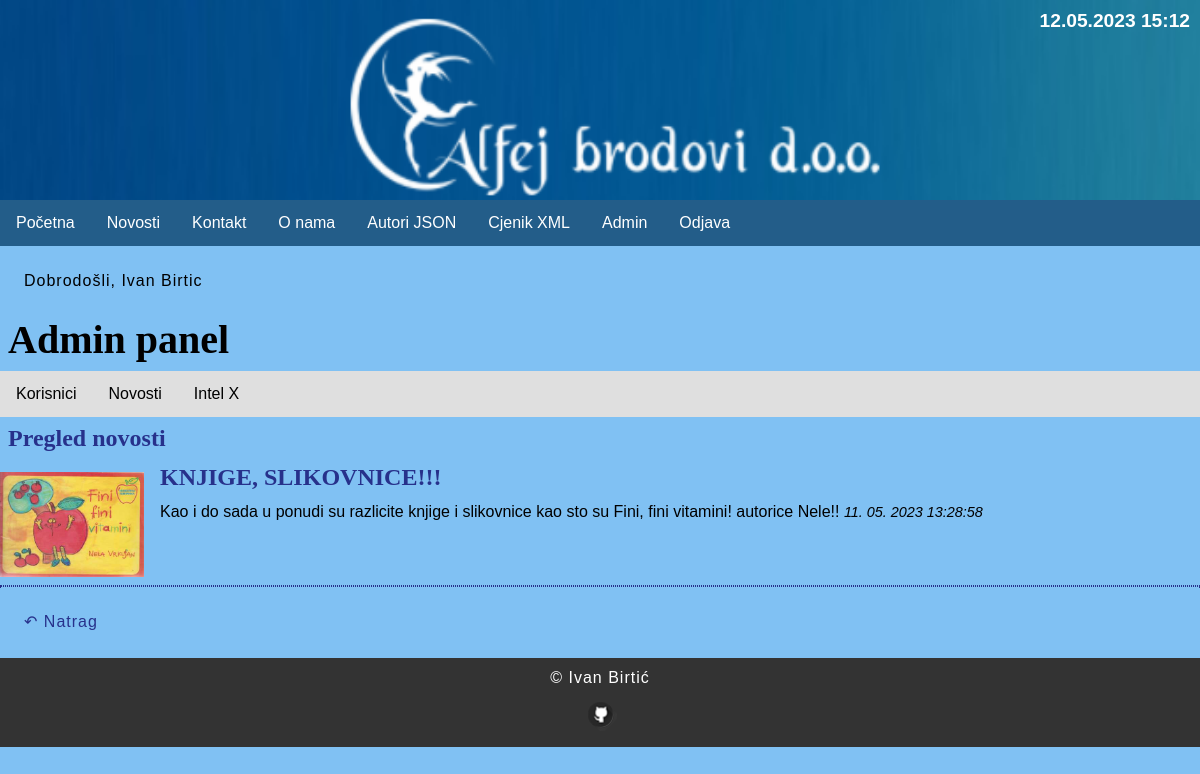
Screenshot of /index.php?menu=7&action=2&id=3 (signed in) with the database file from the repository.
### tables this page shows
CREATE TABLE `news` (
  `id` int(11) NOT NULL,
  `title` varchar(255) NOT NULL,
  `description` text NOT NULL,
  `date` timestamp NOT NULL DEFAULT current_timestamp() ON UPDATE current_timestamp(),
  `picture` varchar(255) NOT NULL,
  `archive` enum('Y','N') NOT NULL
);

### functions.php (called while the page is built)
<?php
	function pickerDateToMysql($pickerDate){
		$date = DateTime::createFromFormat('Y-m-d H:i:s', $pickerDate);
		return $date->format('d. m. Y H:i:s');
	}
?>

### admin/news.php (the view, shortened to what this page needs)
<?php
	if (isset($_GET['id']) && $_GET['id'] != '') {
		$query  = "SELECT * FROM news";
		$query .= " WHERE id=".$_GET['id'];
		$query .= " ORDER BY date DESC";
		$result = @mysqli_query($MySQL, $query);
		$row = @mysqli_fetch_array($result);
		print '
		<h2>Pregled novosti</h2>
		<div class="news">
			<img src="news/' . $row['picture'] . '" alt="' . $row['title'] . '" title="' . $row['title'] . '">
			<h2>' . $row['title'] . '</h2>
			' . $row['description'] . '
			<time datetime="' . $row['date'] . '">' . pickerDateToMysql($row['date']) . '</time>
			<hr>
		</div>
		<p><a href="index.php?menu='.$menu.'&amp;action='.$action.'">↶ Natrag</a></p>';
	}
?>

### style.css (style rules this page uses)
body, html { font-family: 'futura', 'helvetica', sans-serif; margin: 0; font-size: 16px; background-color: #80c1f3; }
h1,h2 { margin: 8px; font-size: 40px; font-family: Times-new-roman; }
h2 { font-size: 24px; color: #27318b; }
main a { color: #27318b; text-decoration: none; }
p { margin: 24px; line-height: 22.4px; letter-spacing: 1px; }
.news img { width: 12%; float: left; padding: 0.5em 0; margin: 0 1em 0 0; }
.news h2 { margin: 0.5em 0; font-size: 1.5em; color: #27318b; }
.news hr { margin: 1em 0; border: 1px dotted #27318b; clear: both; }
.news time { font-size: 90%; font-style: italic; }
img { width: 100%; }

### rows the page displays
news: picture (picture), title "KNJIGE, SLIKOVNICE!!!", description "Kao i do sada u ponudi su razlicite knjige i slikovnice kao sto su Fini, fini vitamini! autorice Nele!!", date "11. 05. 2023 13:28:58"

### other values shown
$_SESSION['message'] "Dobrodošli, Ivan Birtic"
